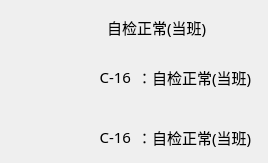
   <widget class="QWidget" name="verticalLayoutWidget_7">
    <property name="geometry">
     <rect>
      <x>850</x>
      <y>830</y>
      <width>261</width>
      <height>163</height>
     </rect>
    </property>
    <layout class="QVBoxLayout" name="verticalLayout_14">
     <item>
      <layout class="QHBoxLayout" name="horizontalLayout_53">
       <item>
        <spacer name="horizontalSpacer_11">
         <property name="orientation">
          <enum>Qt::Horizontal</enum>
         </property>
         <property name="sizeHint" stdset="0">
          <size>
           <width>40</width>
           <height>20</height>
          </size>
         </property>
        </spacer>
       </item>
       <item>
        <widget class="QLabel" name="label_2081">
         <property name="minimumSize">
          <size>
           <width>33</width>
           <height>33</height>
          </size>
         </property>
         <property name="maximumSize">
          <size>
           <width>33</width>
           <height>33</height>
          </size>
         </property>
         <property name="styleSheet">
          <string notr="true">border-image: url(:/img/false.png);</string>
         </property>
         <property name="text">
          <string/>
         </property>
        </widget>
       </item>
       <item>
        <widget class="QLabel" name="label_1031">
         <property name="minimumSize">
          <size>
           <width>150</width>
           <height>30</height>
          </size>
         </property>
         <property name="maximumSize">
          <size>
           <width>150</width>
           <height>30</height>
          </size>
         </property>
         <property name="font">
          <font>
           <family>宋体</family>
           <pointsize>11</pointsize>
          </font>
         </property>
         <property name="text">
          <string>自检正常(当班)</string>
         </property>
        </widget>
       </item>
      </layout>
     </item>
     <item>
      <spacer name="verticalSpacer_18">
       <property name="orientation">
        <enum>Qt::Vertical</enum>
       </property>
       <property name="sizeHint" stdset="0">
        <size>
         <width>20</width>
         <height>40</height>
        </size>
       </property>
      </spacer>
     </item>
     <item>
      <layout class="QHBoxLayout" name="horizontalLayout_54">
       <item>
        <widget class="QLabel" name="label_1041">
         <property name="minimumSize">
          <size>
           <width>120</width>
           <height>30</height>
          </size>
         </property>
         <property name="maximumSize">
          <size>
           <width>60</width>
           <height>30</height>
          </size>
         </property>
         <property name="font">
          <font>
           <family>宋体</family>
           <pointsize>11</pointsize>
          </font>
         </property>
         <property name="text">
          <string>C-16</string>
         </property>
         <property name="alignment">
          <set>Qt::AlignRight|Qt::AlignTrailing|Qt::AlignVCenter</set>
         </property>
        </widget>
       </item>
       <item>
        <widget class="QLabel" name="label_1051">
         <property name="minimumSize">
          <size>
           <width>120</width>
           <height>30</height>
          </size>
         </property>
         <property name="maximumSize">
          <size>
           <width>120</width>
           <height>30</height>
          </size>
         </property>
         <property name="font">
          <font>
           <family>宋体</family>
           <pointsize>11</pointsize>
          </font>
         </property>
         <property name="text">
          <string>：自检正常(当班)</string>
         </property>
        </widget>
       </item>
      </layout>
     </item>
     <item>
      <spacer name="verticalSpacer_23">
       <property name="orientation">
        <enum>Qt::Vertical</enum>
       </property>
       <property name="sizeHint" stdset="0">
        <size>
         <width>20</width>
         <height>40</height>
        </size>
       </property>
      </spacer>
     </item>
     <item>
      <spacer name="verticalSpacer_17">
       <property name="orientation">
        <enum>Qt::Vertical</enum>
       </property>
       <property name="sizeHint" stdset="0">
        <size>
         <width>20</width>
         <height>40</height>
        </size>
       </property>
      </spacer>
     </item>
     <item>
      <layout class="QHBoxLayout" name="horizontalLayout_55">
       <item>
        <widget class="QLabel" name="label_1061">
         <property name="minimumSize">
          <size>
           <width>120</width>
           <height>30</height>
          </size>
         </property>
         <property name="maximumSize">
          <size>
           <width>120</width>
           <height>30</height>
          </size>
         </property>
         <property name="font">
          <font>
           <family>宋体</family>
           <pointsize>11</pointsize>
          </font>
         </property>
         <property name="text">
          <string>C-16</string>
         </property>
         <property name="alignment">
          <set>Qt::AlignRight|Qt::AlignTrailing|Qt::AlignVCenter</set>
         </property>
        </widget>
       </item>
       <item>
        <widget class="QLabel" name="label_1071">
         <property name="minimumSize">
          <size>
           <width>120</width>
           <height>30</height>
          </size>
         </property>
         <property name="maximumSize">
          <size>
           <width>120</width>
           <height>30</height>
          </size>
         </property>
         <property name="font">
          <font>
           <family>宋体</family>
           <pointsize>11</pointsize>
          </font>
         </property>
         <property name="text">
          <string>：自检正常(当班)</string>
         </property>
        </widget>
       </item>
      </layout>
     </item>
    </layout>
   </widget>
